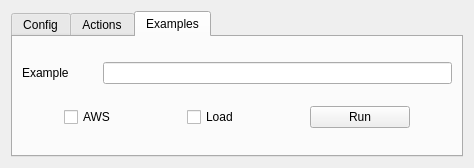
<?xml version="1.0" encoding="UTF-8"?>
<ui version="4.0">
 <class>Form</class>
 <widget class="QWidget" name="Form">
  <property name="geometry">
   <rect>
    <x>0</x>
    <y>0</y>
    <width>474</width>
    <height>166</height>
   </rect>
  </property>
  <property name="windowTitle">
   <string>Object Model Framework: AWS</string>
  </property>
  <layout class="QHBoxLayout" name="horizontalLayout">
   <item>
    <layout class="QVBoxLayout" name="verticalLayout_3">
     <item>
      <widget class="QTabWidget" name="tabWidget_2">
       <property name="currentIndex">
        <number>2</number>
       </property>
       <widget class="QWidget" name="tab">
        <attribute name="title">
         <string>Config</string>
        </attribute>
        <layout class="QVBoxLayout" name="verticalLayout_4">
         <item>
          <layout class="QHBoxLayout" name="horizontalLayout_4">
           <item>
            <widget class="QLabel" name="lProfile">
             <property name="sizePolicy">
              <sizepolicy hsizetype="Fixed" vsizetype="Preferred">
               <horstretch>0</horstretch>
               <verstretch>0</verstretch>
              </sizepolicy>
             </property>
             <property name="minimumSize">
              <size>
               <width>75</width>
               <height>0</height>
              </size>
             </property>
             <property name="baseSize">
              <size>
               <width>0</width>
               <height>0</height>
              </size>
             </property>
             <property name="text">
              <string>Profile</string>
             </property>
            </widget>
           </item>
           <item>
            <widget class="QLineEdit" name="leProfile"/>
           </item>
          </layout>
         </item>
         <item>
          <layout class="QHBoxLayout" name="horizontalLayout_6">
           <item>
            <widget class="QLabel" name="lFile">
             <property name="sizePolicy">
              <sizepolicy hsizetype="Fixed" vsizetype="Preferred">
               <horstretch>0</horstretch>
               <verstretch>0</verstretch>
              </sizepolicy>
             </property>
             <property name="minimumSize">
              <size>
               <width>75</width>
               <height>0</height>
              </size>
             </property>
             <property name="text">
              <string>File</string>
             </property>
            </widget>
           </item>
           <item>
            <widget class="QLineEdit" name="leFile"/>
           </item>
          </layout>
         </item>
        </layout>
       </widget>
       <widget class="QWidget" name="tab_2">
        <attribute name="title">
         <string>Actions</string>
        </attribute>
        <layout class="QVBoxLayout" name="verticalLayout_5">
         <item>
          <widget class="QTabWidget" name="tabWidget">
           <property name="currentIndex">
            <number>0</number>
           </property>
           <widget class="QWidget" name="tMain">
            <attribute name="title">
             <string>Main</string>
            </attribute>
            <layout class="QVBoxLayout" name="verticalLayout_7">
             <item>
              <layout class="QHBoxLayout" name="horizontalLayout_2">
               <item>
                <layout class="QVBoxLayout" name="verticalLayout_2">
                 <item>
                  <layout class="QHBoxLayout" name="horizontalLayout_5">
                   <item>
                    <widget class="QLabel" name="lClasses">
                     <property name="sizePolicy">
                      <sizepolicy hsizetype="Fixed" vsizetype="Preferred">
                       <horstretch>0</horstretch>
                       <verstretch>0</verstretch>
                      </sizepolicy>
                     </property>
                     <property name="minimumSize">
                      <size>
                       <width>75</width>
                       <height>0</height>
                      </size>
                     </property>
                     <property name="maximumSize">
                      <size>
                       <width>75</width>
                       <height>16777215</height>
                      </size>
                     </property>
                     <property name="text">
                      <string>Classes</string>
                     </property>
                    </widget>
                   </item>
                   <item>
                    <widget class="QLineEdit" name="leClasses">
                     <property name="sizePolicy">
                      <sizepolicy hsizetype="Expanding" vsizetype="Fixed">
                       <horstretch>0</horstretch>
                       <verstretch>0</verstretch>
                      </sizepolicy>
                     </property>
                     <property name="minimumSize">
                      <size>
                       <width>0</width>
                       <height>0</height>
                      </size>
                     </property>
                     <property name="maximumSize">
                      <size>
                       <width>16777215</width>
                       <height>16777215</height>
                      </size>
                     </property>
                    </widget>
                   </item>
                  </layout>
                 </item>
                 <item>
                  <layout class="QHBoxLayout" name="horizontalLayout_7">
                   <item>
                    <widget class="QPushButton" name="bFetch">
                     <property name="text">
                      <string>Fetch</string>
                     </property>
                    </widget>
                   </item>
                   <item>
                    <widget class="QPushButton" name="bDraw">
                     <property name="text">
                      <string>Draw</string>
                     </property>
                    </widget>
                   </item>
                   <item>
                    <widget class="QPushButton" name="bRelease">
                     <property name="text">
                      <string>Release</string>
                     </property>
                    </widget>
                   </item>
                  </layout>
                 </item>
                </layout>
               </item>
              </layout>
             </item>
            </layout>
           </widget>
           <widget class="QWidget" name="tDelete">
            <attribute name="title">
             <string>Delete</string>
            </attribute>
            <layout class="QHBoxLayout" name="horizontalLayout_8">
             <item>
              <widget class="QPushButton" name="bDelete">
               <property name="maximumSize">
                <size>
                 <width>50</width>
                 <height>16777215</height>
                </size>
               </property>
               <property name="text">
                <string>Delete</string>
               </property>
              </widget>
             </item>
            </layout>
           </widget>
          </widget>
         </item>
        </layout>
       </widget>
       <widget class="QWidget" name="tab_3">
        <attribute name="title">
         <string>Examples</string>
        </attribute>
        <layout class="QVBoxLayout" name="verticalLayout">
         <item>
          <layout class="QHBoxLayout" name="horizontalLayout_9">
           <item>
            <widget class="QLabel" name="lExample">
             <property name="sizePolicy">
              <sizepolicy hsizetype="Fixed" vsizetype="Preferred">
               <horstretch>0</horstretch>
               <verstretch>0</verstretch>
              </sizepolicy>
             </property>
             <property name="minimumSize">
              <size>
               <width>75</width>
               <height>0</height>
              </size>
             </property>
             <property name="maximumSize">
              <size>
               <width>75</width>
               <height>16777215</height>
              </size>
             </property>
             <property name="text">
              <string>Example</string>
             </property>
            </widget>
           </item>
           <item>
            <widget class="QLineEdit" name="leExample">
             <property name="sizePolicy">
              <sizepolicy hsizetype="Expanding" vsizetype="Fixed">
               <horstretch>0</horstretch>
               <verstretch>0</verstretch>
              </sizepolicy>
             </property>
             <property name="minimumSize">
              <size>
               <width>0</width>
               <height>0</height>
              </size>
             </property>
             <property name="maximumSize">
              <size>
               <width>16777215</width>
               <height>16777215</height>
              </size>
             </property>
            </widget>
           </item>
          </layout>
         </item>
         <item>
          <layout class="QHBoxLayout" name="horizontalLayout_3">
           <item>
            <widget class="QCheckBox" name="cbAWS">
             <property name="maximumSize">
              <size>
               <width>75</width>
               <height>16777215</height>
              </size>
             </property>
             <property name="text">
              <string>AWS</string>
             </property>
            </widget>
           </item>
           <item>
            <widget class="QCheckBox" name="cbLoad">
             <property name="maximumSize">
              <size>
               <width>75</width>
               <height>16777215</height>
              </size>
             </property>
             <property name="text">
              <string>Load</string>
             </property>
            </widget>
           </item>
           <item>
            <widget class="QPushButton" name="bExample">
             <property name="maximumSize">
              <size>
               <width>100</width>
               <height>16777215</height>
              </size>
             </property>
             <property name="text">
              <string>Run</string>
             </property>
            </widget>
           </item>
          </layout>
         </item>
        </layout>
       </widget>
      </widget>
     </item>
    </layout>
   </item>
  </layout>
 </widget>
 <resources/>
 <connections/>
</ui>
